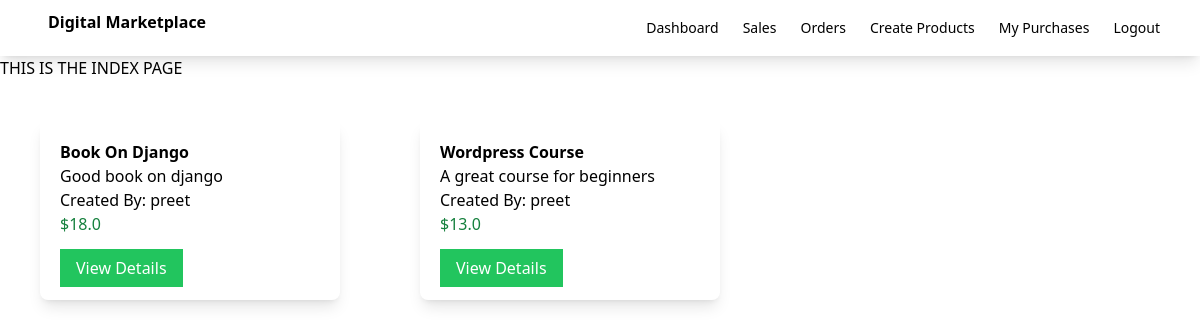
The app's page /, older data.
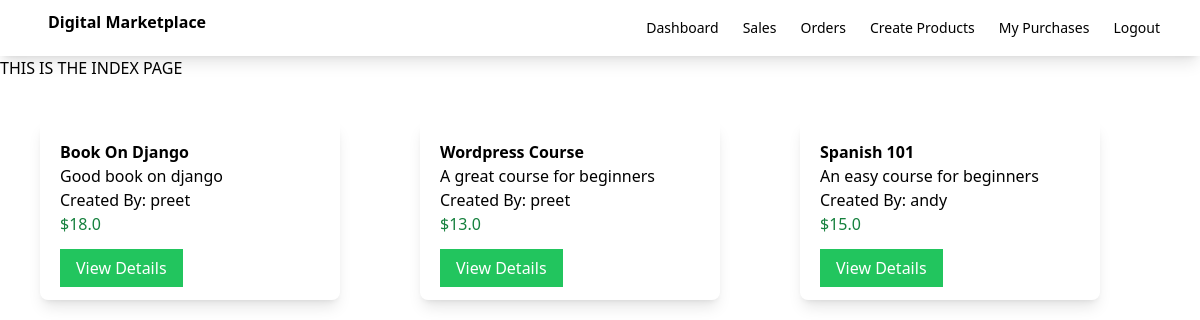
The same page, newer data.
### myapp/models.py (models this page shows, shortened)
class Product(models.Model):
    seller = models.ForeignKey(User, on_delete=models.CASCADE)
    name = models.CharField(max_length=100)
    description = models.CharField(max_length=100)
    price = models.FloatField()
    file = models.FileField(upload_to='uploads')

### myapp/views.py (the view)
# urls.py: path('',views.index,name='index'),
def index(request):
    products = Product.objects.all()
    return render(request,'myapp/index.html',{'products':products})

### myapp/templates/myapp/index.html (shortened to what this page needs)
{% extends 'myapp/base.html' %}
{% block body %}
    THIS IS THE INDEX PAGE
    <div class="product-container flex">
        {% for product in products %}
        <div class="product shadow-lg w-1/4 rounded-lg m-10">
            <div class="p-5">
                <div class="font-bold">
                    {{ product.name }}
                </div>
                <div>
                    {{ product.description }}
                </div>
                <div>
                    Created By: {{ product.seller }}
                </div>
                <div class="text-green-700">
                    ${{ product.price }}
                </div>
                <div class="mt-5">
                    <a class="bg-green-500 text-white px-4 py-2" href="{% url 'detail' product.id %}">View Details</a>
                </div>
            </div>
        </div>
    {% endfor %}
    </div>
{% endblock %}

### myapp/templates/myapp/base.html (shortened to what this page needs)
<!DOCTYPE html>
<html lang="en">
<head>
    <script src="https://cdn.tailwindcss.com"></script>
</head>
<body>
    <nav class="shadow-lg">
        <div class="flex flex-wrap justify-between ml-5 items-center mx-auto px-4 py-2.5">
            <a href="" class="flex item-centre">
                <span class="self-centre text-xml font-semibold">Digital Marketplace</span>
            </a>
            <div class="flex items-center">
                <a href="{% url 'dashboard' %}" class="mr-6 text-sm font-medium text-grey-500">Dashboard</a>
                <a href="" class="mr-6 text-sm font-medium text-grey-500">Sales</a>
                <a href="" class="mr-6 text-sm font-medium text-grey-500">Orders</a>
                <a href="{% url 'createproduct' %}" class="mr-6 text-sm font-medium text-grey-500">Create Products</a>
                <a href="" class="mr-6 text-sm font-medium text-grey-500">My Purchases</a>
                <a href="" class="mr-6 text-sm font-medium text-grey-500">Logout</a>
            </div>
        </div>
    </nav>
    {% block body %}
    {% endblock %}
</body>
</html>

Row changes from the older to the newer data that the page shows:
added Product: name "Spanish 101", description "An easy course for beginners", seller "andy", price "15.0"
